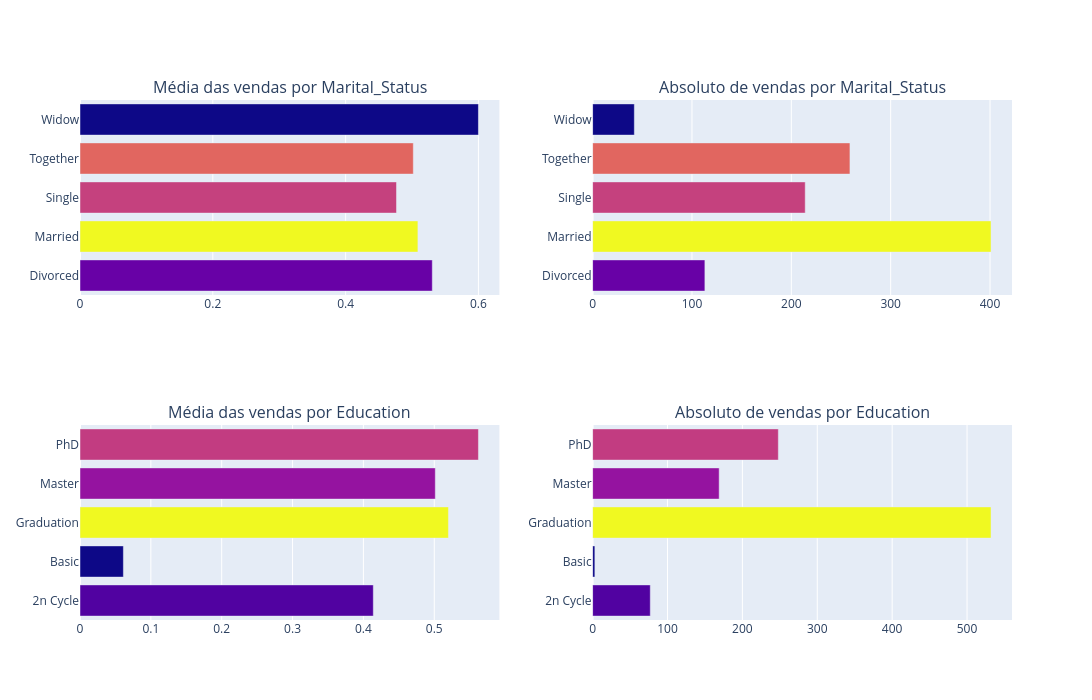

Write notebook code for a chart like this one.
### Markdown cell above
Em números absolutos para cada categoria, os nichos que mais rendem são de públicos em casal (Together e Married). Contudo, é fácil ver que se forem comparadas as somas das categorias de casal (Together e Married), com as categorias de solteiros (Widow, Single e Divorced), os solteiros representam uma parcela maior do faturamento.

O alto valor médio de compras online de viúvos (Widow) e divorciados (Divorced), indicam um público que pode ser mais explorado para aumentar as vendas, já que as categorias de casais já representam uma grande parte das vendas e podem estar saturadas, ou perto da saturação de vendas.

Já em relação ao nível de educação, clientes com graduação concentro o maior volume de venda, mas são clientes com PhD que tem maior média de compra individual. Isso significa que cada cliente com PhD tende a gastar mais do que um clietne com gradução. Assim, conquistar **um** cliente com PhD tende a se converter em maior faturamento do que conquistar **um** cliente com graduação. De maneira similar ao discutido anterior, esse público, junto daqueles com Mestrado/2n Cycle, são um público interessante de serem explorados.

### Code cell
x = 'WebPurchases' # quantitativo
y = 'Marital_Status' # categorico
z = 'Education' # categorico

agrupado_media = df.groupby(y)[x].mean().reset_index()
agrupado_soma = df.groupby(y)[x].sum().reset_index()

fig = make_subplots(rows=2, cols=2, subplot_titles=(f'Média das vendas por {y}',
                                                    f'Absoluto de vendas por {y}',
                                                    f'Média das vendas por {z}',
                                                    f'Absoluto de vendas por {z}',
                                                    ))

fig.add_trace(go.Bar(x=agrupado_media[x], y=agrupado_media[y],
                     orientation='h', marker=dict(color=agrupado_soma[x])),
                     row=1, col=1)

fig.add_trace(go.Bar(x=agrupado_soma[x], y=agrupado_soma[y],
                     orientation='h', marker=dict(color=agrupado_soma[x])),
                     row=1, col=2)

agrupado_media = df.groupby(z)[x].mean().reset_index()
agrupado_soma = df.groupby(z)[x].sum().reset_index()

fig.add_trace(go.Bar(x=agrupado_media[x], y=agrupado_media[z],
                     orientation='h', marker=dict(color=agrupado_soma[x])), 
                    row=2, col=1)

fig.add_trace(go.Bar(x=agrupado_soma[x], y=agrupado_soma[z], 
                     orientation='h', marker=dict(color=agrupado_soma[x])),
                     row=2, col=2)
fig.update_legends()
fig.update_layout(height=700, width=1200, showlegend=False)
fig.show()

### Figure 1 — Plotly figure (JSON) as saved in the notebook; plotly's stock layout.template omitted (floating-point values rounded to 4 significant figures)
{"data": [{"marker": {"color": [113, 401, 214, 259, 42]}, "orientation": "h", "type": "bar", "x": [0.5305, 0.5089, 0.4766, 0.5019, 0.6], "xaxis": "x", "y": ["Divorced", "Married", "Single", "Together", "Widow"], "yaxis": "y"}, {"marker": {"color": [113, 401, 214, 259, 42]}, "orientation": "h", "type": "bar", "x": [113, 401, 214, 259, 42], "xaxis": "x2", "y": ["Divorced", "Married", "Single", "Together", "Widow"], "yaxis": "y2"}, {"marker": {"color": [77, 3, 532, 169, 248]}, "orientation": "h", "type": "bar", "x": [0.414, 0.06122, 0.52, 0.5015, 0.5624], "xaxis": "x3", "y": ["2n Cycle", "Basic", "Graduation", "Master", "PhD"], "yaxis": "y3"}, {"marker": {"color": [77, 3, 532, 169, 248]}, "orientation": "h", "type": "bar", "x": [77, 3, 532, 169, 248], "xaxis": "x4", "y": ["2n Cycle", "Basic", "Graduation", "Master", "PhD"], "yaxis": "y4"}], "layout": {"annotations": [{"font": {"size": 16}, "showarrow": false, "text": "Média das vendas por Marital_Status", "x": 0.225, "xanchor": "center", "xref": "paper", "y": 1, "yanchor": "bottom", "yref": "paper"}, {"font": {"size": 16}, "showarrow": false, "text": "Absoluto de vendas por Marital_Status", "x": 0.775, "xanchor": "center", "xref": "paper", "y": 1, "yanchor": "bottom", "yref": "paper"}, {"font": {"size": 16}, "showarrow": false, "text": "Média das vendas por Education", "x": 0.225, "xanchor": "center", "xref": "paper", "y": 0.375, "yanchor": "bottom", "yref": "paper"}, {"font": {"size": 16}, "showarrow": false, "text": "Absoluto de vendas por Education", "x": 0.775, "xanchor": "center", "xref": "paper", "y": 0.375, "yanchor": "bottom", "yref": "paper"}], "height": 700, "showlegend": false, "width": 1200, "xaxis": {"anchor": "y", "domain": [0, 0.45]}, "xaxis2": {"anchor": "y2", "domain": [0.55, 1]}, "xaxis3": {"anchor": "y3", "domain": [0, 0.45]}, "xaxis4": {"anchor": "y4", "domain": [0.55, 1]}, "yaxis": {"anchor": "x", "domain": [0.625, 1]}, "yaxis2": {"anchor": "x2", "domain": [0.625, 1]}, "yaxis3": {"anchor": "x3", "domain": [0, 0.375]}, "yaxis4": {"anchor": "x4", "domain": [0, 0.375]}}}
